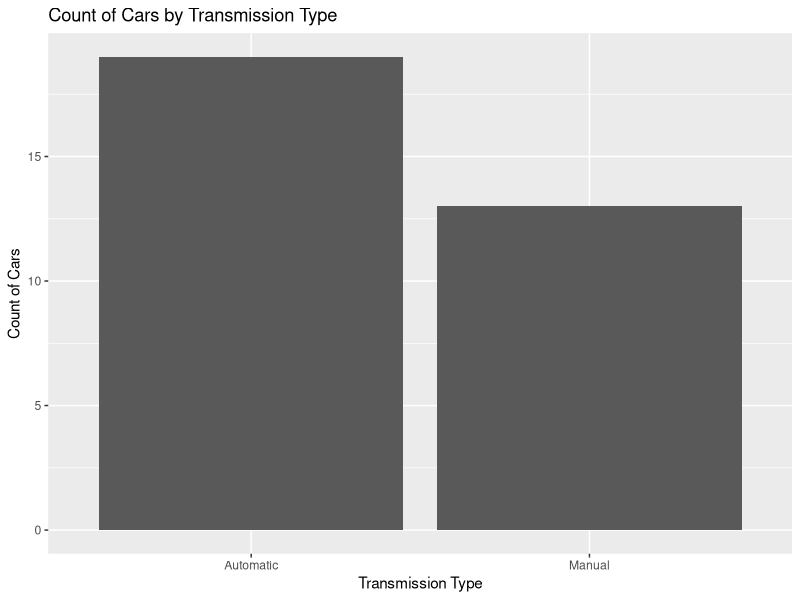
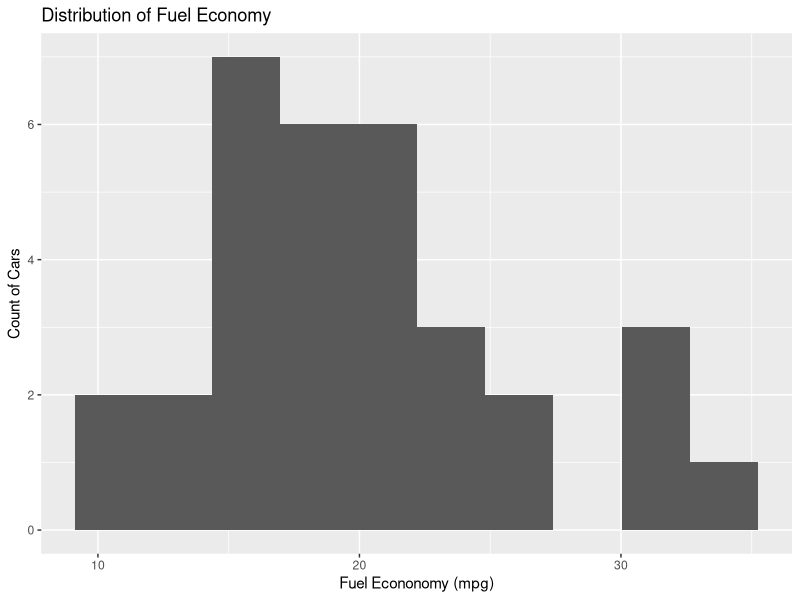
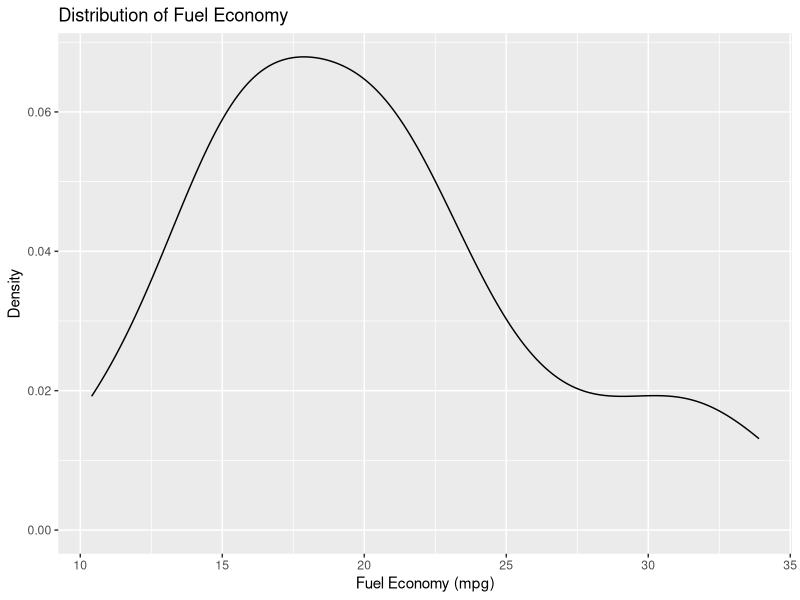
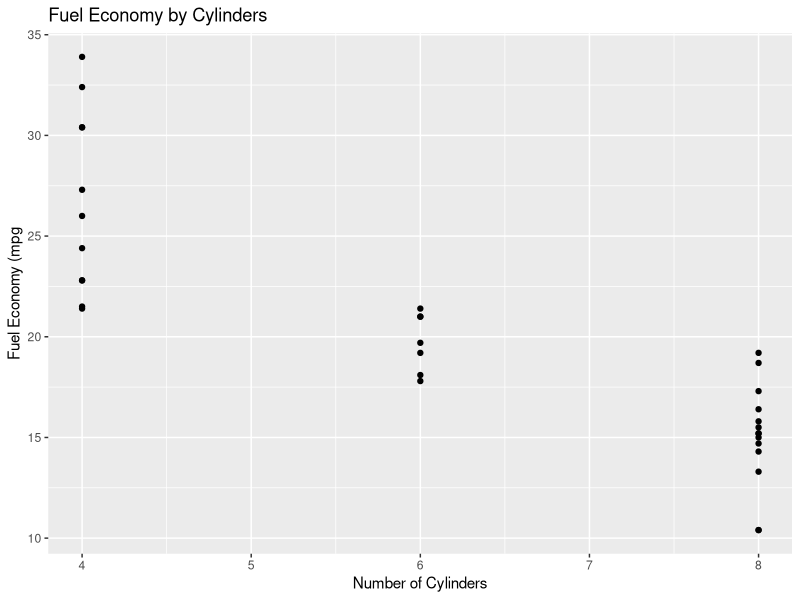

Reproduce these figures in R, in order.
# Creating Data Visualizations

# set the working directory
setwd("C:/Users/sseyl/OneDrive/Documents/GitHub/Data-Science-Projects/R_Projects") # use / instead of \ for directory

# read in a CSV data file
cars <- read.csv("Cars.csv")

# load library
library(ggplot2)

# create a frequency bar chart
ggplot(
  data = cars,
  aes(x = Transmission)) +
  geom_bar() +
  ggtitle("Count of Cars by Transmission Type") +
  xlab("Transmission Type") +
  ylab("Count of Cars")

# create a histogram
ggplot(
  data = cars,
  aes(x = Fuel.Economy)) +
  geom_histogram(bins = 10) +
  ggtitle("Distribution of Fuel Economy") +
  xlab("Fuel Econonomy (mpg)") +
  ylab("Count of Cars")


# create a density plot
ggplot(
  data = cars,
  aes(x = Fuel.Economy)) +
  geom_density() +
  ggtitle("Distribution of Fuel Economy") +
  xlab("Fuel Economy (mpg)") +
  ylab("Density")

# create a scatter plot
ggplot(
  data = cars,
  aes(
   x = Cylinders,
   y = Fuel.Economy)) +
  geom_point() +
  ggtitle("Fuel Economy by Cylinders") +
  xlab("Number of Cylinders") +
  ylab("Fuel Economy (mpg")

